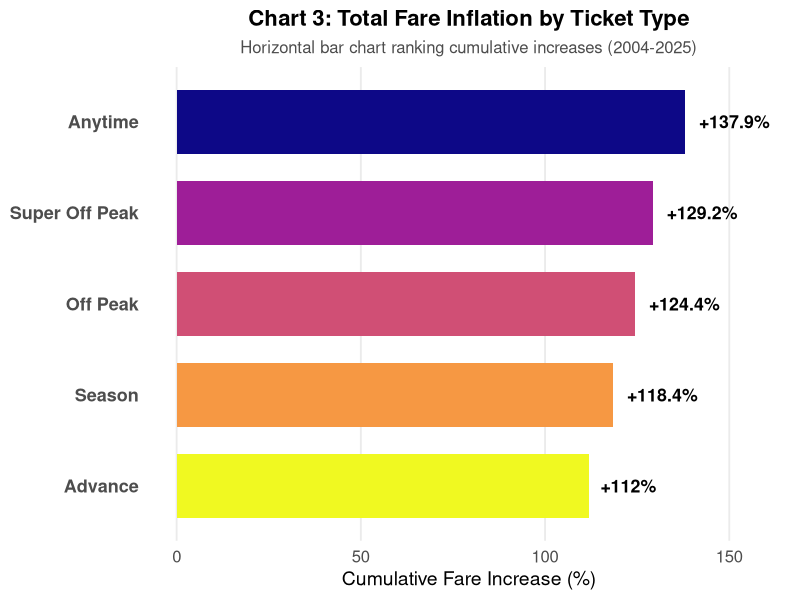
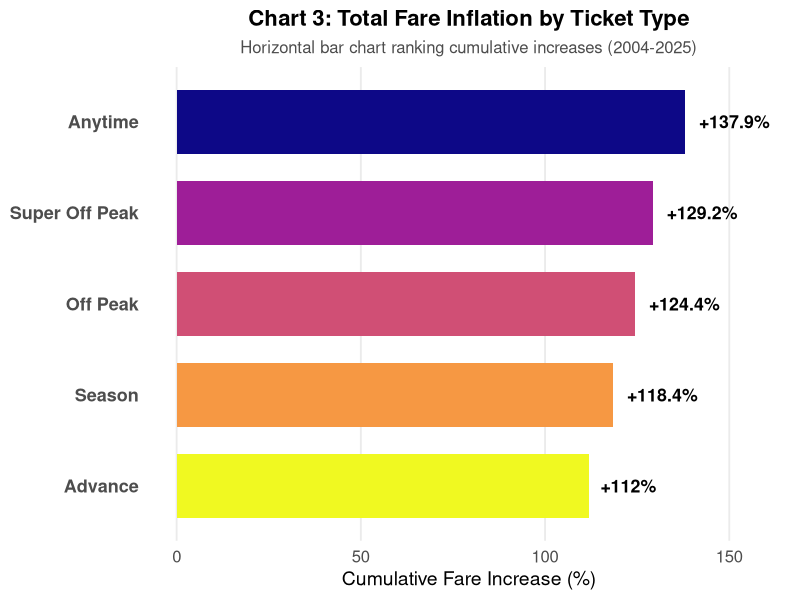

Here is the R script that generated these plots, in order:
# ==============================================================================
# IJC445 DATA VISUALISATION - CHART 3: HORIZONTAL BAR CHART (Cumulative Inflation)
# ==============================================================================

# ==============================================================================

# SETUP ------------------------------------------------------------------------

library(tidyverse)
library(viridis)

# LOAD AND TRANSFORM DATA ------------------------------------------------------

data_raw <- read_csv("data/7182_Change_by_ticket_type.csv", 
                     col_types = cols(.default = "c"),
                     show_col_types = FALSE)

rail_data <- data_raw %>%
  filter(!Sector %in% c("Retail Prices Index")) %>%
  filter(!str_detect(`Ticket type`, "Revenue per journey")) %>%
  select(Sector, `Ticket type`, `2004`:`2025 [note 1]`) %>%
  pivot_longer(
    cols = `2004`:`2025 [note 1]`,
    names_to = "Year",
    values_to = "Fare_Index"
  ) %>%
  mutate(
    Year = as.numeric(str_extract(Year, "\\d{4}")),
    Fare_Index = as.numeric(Fare_Index)
  ) %>%
  filter(!is.na(Fare_Index))

# CREATE CHART 3 ---------------------------------------------------------------


# Calculate cumulative inflation
cumulative_inflation <- rail_data %>%
  filter(Sector == "All operators",
         `Ticket type` != "All tickets",
         Year %in% c(2004, 2025)) %>%
  group_by(`Ticket type`) %>%
  summarise(
    Fare_2004 = Fare_Index[Year == 2004][1],
    Fare_2025 = Fare_Index[Year == 2025][1]
  ) %>%
  filter(!is.na(Fare_2004), !is.na(Fare_2025)) %>%
  mutate(
    Cumulative_Increase = ((Fare_2025 - Fare_2004) / Fare_2004) * 100
  ) %>%
  arrange(desc(Cumulative_Increase))

# Create visualisation
chart3 <- ggplot(cumulative_inflation, 
                 aes(x = reorder(`Ticket type`, Cumulative_Increase), 
                     y = Cumulative_Increase,
                     fill = Cumulative_Increase)) +
  geom_col(width = 0.7) +
  geom_text(aes(label = paste0("+", round(Cumulative_Increase, 1), "%")),
            hjust = -0.2, size = 4.5, fontface = "bold") +
  scale_fill_viridis_c(option = "plasma", direction = -1, name = "Inflation %") +
  coord_flip(ylim = c(0, max(cumulative_inflation$Cumulative_Increase) * 1.15)) +
  labs(
    title = "Chart 3: Total Fare Inflation by Ticket Type",
    subtitle = "Horizontal bar chart ranking cumulative increases (2004-2025)",
    x = NULL,
    y = "Cumulative Fare Increase (%)"
  ) +
  theme_minimal(base_size = 14) +
  theme(
    plot.title = element_text(face = "bold", size = 16, hjust = 0.5),
    plot.subtitle = element_text(size = 12, colour = "grey30", hjust = 0.5),
    legend.position = "none",
    panel.grid.minor = element_blank(),
    panel.grid.major.y = element_blank(),
    axis.text = element_text(size = 12),
    axis.text.y = element_text(size = 13, face = "bold")
  )

# Save chart
dir.create("visualisations/diverse", showWarnings = FALSE, recursive = TRUE)
ggsave("visualisations/diverse/chart3_bar_cumulative_inflation.png", 
       chart3, width = 10, height = 7, dpi = 300, bg = "white")

# Auto-display chart
print(chart3)



